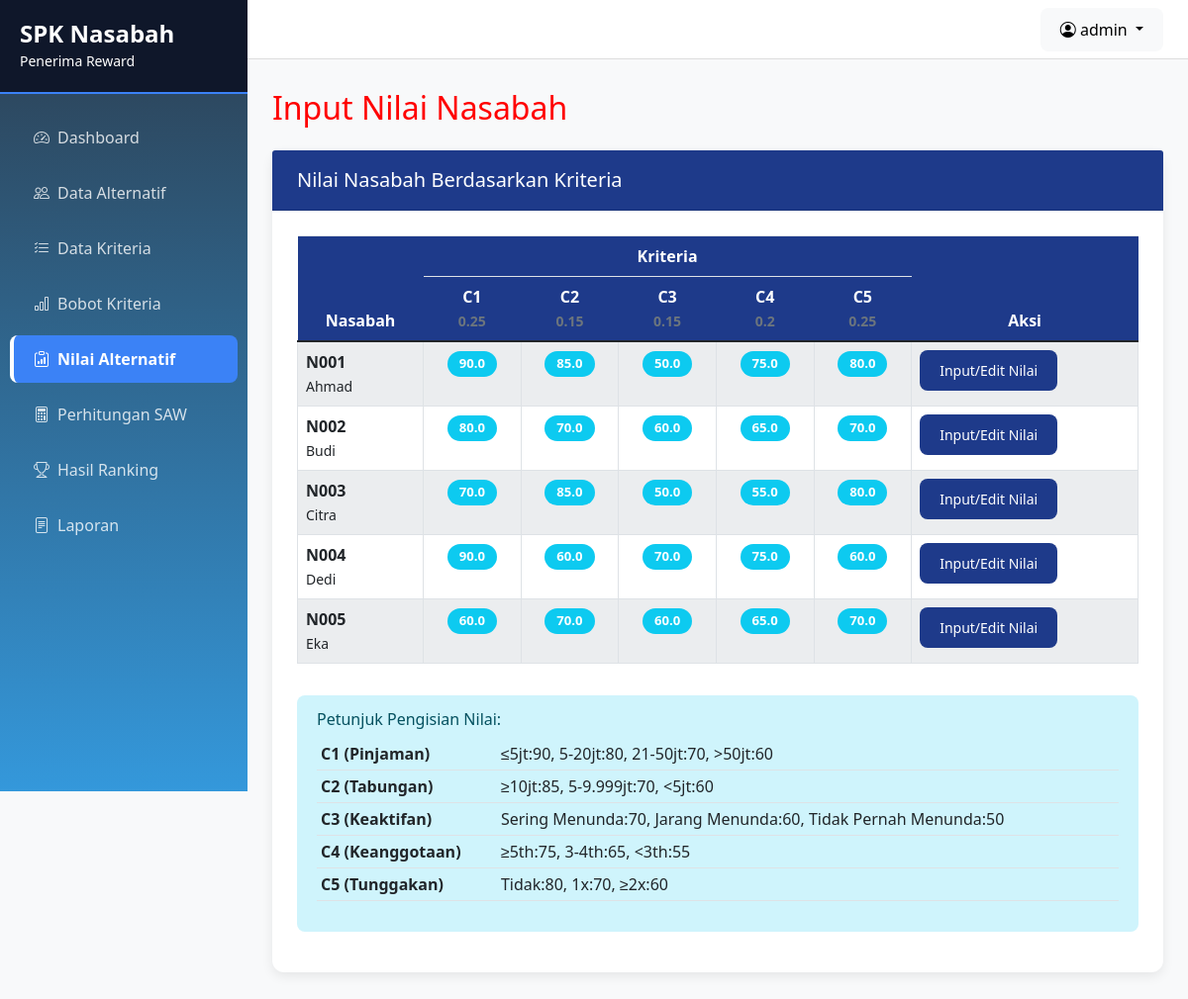
/nilai (signed in), run on the app's committed database.
### models.py (models this page shows, shortened)
class User(db.Model, UserMixin):
    id = db.Column(db.Integer, primary_key=True)
    username = db.Column(db.String(80), unique=True, nullable=False)
    password_hash = db.Column(db.String(200), nullable=False)
    nama_lengkap = db.Column(db.String(100))
    role = db.Column(db.String(20), default='admin')  # admin, user
    active = db.Column(db.Boolean, default=True)
    created_at = db.Column(db.DateTime, default=datetime.utcnow)

class Kriteria(db.Model):
    id = db.Column(db.Integer, primary_key=True)
    kode = db.Column(db.String(10), unique=True, nullable=False)
    nama = db.Column(db.String(100), nullable=False)
    atribut = db.Column(db.String(10), nullable=False)  # benefit/cost
    bobot = db.Column(db.Float, nullable=False)
    keterangan = db.Column(db.Text)  # Untuk menyimpan keterangan skor

class Nasabah(db.Model):
    id = db.Column(db.Integer, primary_key=True)
    kode = db.Column(db.String(10), unique=True, nullable=False)
    nama = db.Column(db.String(100), nullable=False)
    alamat = db.Column(db.String(200))
    telepon = db.Column(db.String(15))
    created_at = db.Column(db.DateTime, default=datetime.utcnow)
    nilai = db.relationship('NilaiNasabah', backref='nasabah', cascade='all, delete-orphan')

class NilaiNasabah(db.Model):
    id = db.Column(db.Integer, primary_key=True)
    nasabah_id = db.Column(db.Integer, db.ForeignKey('nasabah.id'), nullable=False)
    kriteria_id = db.Column(db.Integer, db.ForeignKey('kriteria.id'), nullable=False)
    nilai = db.Column(db.Float, nullable=False)
    kriteria = db.relationship('Kriteria', backref='nilai_nasabah')
    __table_args__ = (db.UniqueConstraint('nasabah_id', 'kriteria_id', name='unique_nasabah_kriteria'),)

### app.py (the view)
@app.route('/nilai')
@login_required
def nilai_alternatif():
    nasabahs = Nasabah.query.all()
    kriterias = Kriteria.query.order_by(Kriteria.kode).all()
    nilai_dict = {}
    for nasabah in nasabahs:
        nilai_dict[nasabah.id] = {}
        for nilai in nasabah.nilai:
            nilai_dict[nasabah.id][nilai.kriteria_id] = nilai.nilai
    return render_template('nilai_alternatif.html',
                         nasabahs=nasabahs,
                         kriterias=kriterias,
                         nilai_dict=nilai_dict)

### app.py (called while the page is built)
@login_manager.user_loader
def load_user(user_id):
    return User.query.get(int(user_id))

@app.context_processor
def inject_user_and_version():
    return {
        'current_user': current_user,
        'css_version': int(time.time())
    }

### templates/nilai_alternatif.html (shortened to what this page needs)
{% extends "base.html" %}
{% block header %}Input Nilai Nasabah{% endblock %}
{% block content %}
<div class="card">
    <div class="card-header">
        <h5 class="mb-0">Nilai Nasabah Berdasarkan Kriteria</h5>
    </div>
    <div class="card-body">
        {% if nasabahs %}
        <div class="table-responsive">
            <table class="table table-striped table-bordered">
                <thead>
                    <tr>
                        <th rowspan="2">Nasabah</th>
                        <th colspan="{{ kriterias|length }}" class="text-center">Kriteria</th>
                        <th rowspan="2">Aksi</th>
                    </tr>
                    <tr>
                        {% for kriteria in kriterias %}
                        <th title="{{ kriteria.nama }}">
                            {{ kriteria.kode }}<br>
                            <small class="text-muted">{{ kriteria.bobot }}</small>
                        </th>
                        {% endfor %}
                    </tr>
                </thead>
                <tbody>
                    {% for nasabah in nasabahs %}
                    <tr>
                        <td>
                            <strong>{{ nasabah.kode }}</strong><br>
                            <small>{{ nasabah.nama }}</small>
                        </td>
                        {% for kriteria in kriterias %}
                        <td class="text-center">
                            {% if nilai_dict[nasabah.id][kriteria.id] is defined %}
                            <span class="badge bg-info">{{ nilai_dict[nasabah.id][kriteria.id] }}</span>
                            {% else %}
                            <span class="badge bg-secondary">-</span>
                            {% endif %}
                        </td>
                        {% endfor %}
                        <td>
                            <a href="{{ url_for('edit_nilai', nasabah_id=nasabah.id) }}"
                               class="btn btn-sm btn-primary">Input/Edit Nilai</a>
                        </td>
                    </tr>
                    {% endfor %}
                </tbody>
            </table>
        </div>
        <div class="alert alert-info mt-3">
            <h6>Petunjuk Pengisian Nilai:</h6>
            <table class="table table-sm">
                <tr>
                    <th>C1 (Pinjaman)</th>
                    <td>≤5jt:90, 5-20jt:80, 21-50jt:70, >50jt:60</td>
                </tr>
                <tr>
                    <th>C2 (Tabungan)</th>
                    <td>≥10jt:85, 5-9.999jt:70, <5jt:60</td>
                </tr>
                <tr>
                    <th>C3 (Keaktifan)</th>
                    <td>Sering Menunda:70, Jarang Menunda:60, Tidak Pernah Menunda:50</td>
                </tr>
                <tr>
                    <th>C4 (Keanggotaan)</th>
                    <td>≥5th:75, 3-4th:65, <3th:55</td>
                </tr>
                <tr>
                    <th>C5 (Tunggakan)</th>
                    <td>Tidak:80, 1x:70, ≥2x:60</td>
                </tr>
            </table>
        </div>
        {% else %}
        <div class="alert alert-warning">
            Belum ada data nasabah. Silakan tambah nasabah terlebih dahulu di menu Data Alternatif.
        </div>
        {% endif %}
    </div>
</div>
{% endblock %}

### templates/base.html (shortened to what this page needs)
<!DOCTYPE html>
<html lang="id">
<head>
    <link href="https://cdn.jsdelivr.net/npm/bootstrap@5.1.3/dist/css/bootstrap.min.css" rel="stylesheet">
    <link rel="stylesheet" href="{{ url_for('static', filename='style.css') }}?v={{ css_version }}">
    <link rel="stylesheet" href="https://cdn.jsdelivr.net/npm/bootstrap-icons@1.8.1/font/bootstrap-icons.css">
</head>
<body>
<nav id="sidebar">
    <div class="sidebar-header">
        <h4 class="mb-0">SPK Nasabah</h4>
        <small>Penerima Reward</small>
    </div>
    <ul class="nav flex-column mt-3">
        <li class="nav-item">
            <a class="nav-link {% if request.endpoint=='dashboard' %}active{% endif %}" href="{{ url_for('dashboard') }}">
                <i class="bi bi-speedometer2 me-2"></i>Dashboard
            </a>
        </li>
        <li class="nav-item">
            <a class="nav-link {% if request.endpoint=='alternatif' %}active{% endif %}" href="{{ url_for('alternatif') }}">
                <i class="bi bi-people me-2"></i>Data Alternatif
            </a>
        </li>
        <li class="nav-item">
            <a class="nav-link {% if request.endpoint=='kriteria' %}active{% endif %}" href="{{ url_for('kriteria') }}">
                <i class="bi bi-list-check me-2"></i>Data Kriteria
            </a>
        </li>
        <li class="nav-item">
            <a class="nav-link {% if request.endpoint=='bobot' %}active{% endif %}" href="{{ url_for('bobot') }}">
                <i class="bi bi-bar-chart me-2"></i>Bobot Kriteria
            </a>
        </li>
        <li class="nav-item">
            <a class="nav-link {% if request.endpoint=='nilai_alternatif' %}active{% endif %}" href="{{ url_for('nilai_alternatif') }}">
                <i class="bi bi-clipboard-data me-2"></i>Nilai Alternatif
            </a>
        </li>
        <li class="nav-item">
            <a class="nav-link {% if request.endpoint=='perhitungan_saw' %}active{% endif %}" href="{{ url_for('perhitungan_saw') }}">
                <i class="bi bi-calculator me-2"></i>Perhitungan SAW
            </a>
        </li>
        <li class="nav-item">
            <a class="nav-link {% if request.endpoint=='hasil_ranking' %}active{% endif %}" href="{{ url_for('hasil_ranking') }}">
                <i class="bi bi-trophy me-2"></i>Hasil Ranking
            </a>
        </li>
        <li class="nav-item">
            <a class="nav-link {% if request.endpoint=='laporan' %}active{% endif %}" href="{{ url_for('laporan') }}">
                <i class="bi bi-file-text me-2"></i>Laporan
            </a>
        </li>
    </ul>
</nav>
<div class="topbar">
    {% if current_user.is_authenticated %}
    <div class="dropdown">
        <a class="btn btn-light dropdown-toggle" href="#" data-bs-toggle="dropdown">
            <i class="bi bi-person-circle"></i> {{ current_user.username }}
        </a>
    </div>
    {% endif %}
</div>
<div class="content">
    <h2 class="mb-4">{% block header %}{% endblock %}</h2>
    {% block content %}{% endblock %}
</div>
</body>
</html>

### statics/style.css (style rules this page uses)
:root { --primary-color: #1e3a8a; --secondary-color: #3b82f6; --light-color: #f8fafc; --sidebar-bg: #1e3a8a; --sidebar-hover: #3b82f6; --sidebar-active: #60a5fa; --card-bg: #ffffff; --content-bg: #f1f5f9; }
* { margin: 0; padding: 0; box-sizing: border-box; }
body { font-family: 'Segoe UI', Tahoma, Geneva, Verdana, sans-serif; background-color: var(--content-bg); color: #333; min-height: 100vh; }
#sidebar { background-color: #1e293b !important; min-height: 100vh; }
#sidebar .sidebar-header { background-color: #0f172a !important; border-bottom: 2px solid #3b82f6 !important; }
#sidebar .sidebar-header h4 { color: #ffffff !important; font-weight: bold; font-size: 1.5rem; }
#sidebar .nav-link { color: rgba(255, 255, 255, 0.8) !important; padding: 12px 20px; border-left: 4px solid transparent; transition: all 0.3s ease; }
#sidebar .nav-link.active { color: #ffffff !important; background-color: #3b82f6 !important; border-left-color: #ffffff; font-weight: bold; }
.nav-link::before { margin-right: 10px; font-size: 1.1em; }
.card { background-color: var(--card-bg); border: none; border-radius: 12px; padding: 0; margin-bottom: 25px; box-shadow: 0 4px 12px rgba(0, 0, 0, 0.08); }
.card-header { background-color: var(--primary-color); color: white; padding: 18px 25px; font-weight: 600; }
.card-body { padding: 25px; }
.table thead th { background-color: var(--primary-color); color: white; text-align: center; border: none; }
.table-striped tbody tr:nth-of-type(odd) { background-color: rgba(241,245,249,0.5); }
.badge { padding: 6px 12px; font-size: 0.82rem; border-radius: 20px; }
.alert { border: none; border-radius: 8px; padding: 15px 20px; }
.btn { padding: 10px 20px; border-radius: 8px; font-weight: 500; border: none; transition: all 0.3s ease; }
.btn-primary { background-color: var(--primary-color); }
body { color: red; }

### templates/base.html (style rules this page uses)
body { margin: 0; background: #f8f9fa; }
#sidebar { position: fixed; top: 0; left: 0; width: 250px; height: 100vh; background: linear-gradient(180deg, #2c3e50 0%, #3498db 100%); color: white; z-index: 1000; }
.sidebar-header { padding: 20px; background: rgba(0,0,0,0.2); border-bottom: 1px solid rgba(255,255,255,0.1); }
.nav-link { color: rgba(255,255,255,0.85); padding: 12px 20px; margin: 4px 10px; border-radius: 8px; }
.nav-link:hover, .nav-link.active { background: rgba(255,255,255,0.15); color: white; }
.topbar { position: fixed; left: 250px; right: 0; height: 60px; background: white; border-bottom: 1px solid #ddd; display: flex; align-items: center; justify-content: flex-end; padding: 0 25px; z-index: 900; }
.content { margin-left: 250px; padding: 90px 25px 25px; }

### data on the page
User: username "admin"
Kriteria: kode "C1", bobot "0.25"
Kriteria: kode "C2", bobot "0.15"
Kriteria: kode "C3", bobot "0.15"
Kriteria: kode "C4", bobot "0.2"
Kriteria: kode "C5", bobot "0.25"
Nasabah: kode "N001", nama "Ahmad"
NilaiNasabah: nilai "90.0"
NilaiNasabah: nilai "85.0"
NilaiNasabah: nilai "50.0"
NilaiNasabah: nilai "75.0"
NilaiNasabah: nilai "80.0"
Nasabah: kode "N002", nama "Budi"
NilaiNasabah: nilai "80.0"
NilaiNasabah: nilai "70.0"
NilaiNasabah: nilai "60.0"
NilaiNasabah: nilai "65.0"
NilaiNasabah: nilai "70.0"
Nasabah: kode "N003", nama "Citra"
NilaiNasabah: nilai "70.0"
NilaiNasabah: nilai "85.0"
NilaiNasabah: nilai "50.0"
NilaiNasabah: nilai "55.0"
NilaiNasabah: nilai "80.0"
Nasabah: kode "N004", nama "Dedi"
NilaiNasabah: nilai "90.0"
NilaiNasabah: nilai "60.0"
NilaiNasabah: nilai "70.0"
NilaiNasabah: nilai "75.0"
NilaiNasabah: nilai "60.0"
Nasabah: kode "N005", nama "Eka"
NilaiNasabah: nilai "60.0"
NilaiNasabah: nilai "70.0"
NilaiNasabah: nilai "60.0"
NilaiNasabah: nilai "65.0"
NilaiNasabah: nilai "70.0"
